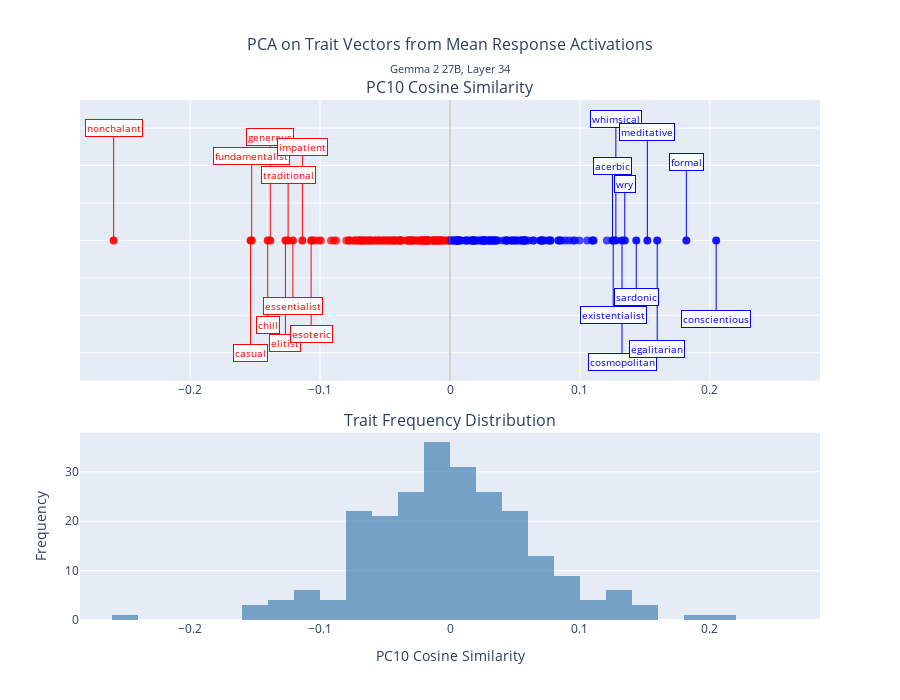

The notebook cell saved with this chart:
### Code cell
component = 10
fig = plot_pca_cosine_similarity(
        pca_transformed=pca_transformed,
        trait_labels=filtered_pos_neg_50_traits,
        pc_component=component,
        layer=layer,
        color_threshold=0.0  # Adjust this threshold as needed
    )
fig.show()
fig.write_html(f"./results/pca_240/pc{component+1}.html")

### Figure 1 — Plotly figure (JSON) as saved in the notebook; plotly's stock layout.template omitted (floating-point values rounded to 4 significant figures; data arrays with more than 128 entries replaced by an {"elided": "..."} marker saying what was removed)
{"data": [{"hovertemplate": "<b>%{text}</b><br>Cosine Similarity: %{x:.3f}<extra></extra>", "marker": {"color": {"elided": "219 str values"}, "opacity": 0.7, "size": 8}, "mode": "markers", "showlegend": false, "text": {"elided": "219 str values"}, "type": "scatter", "x": {"elided": "219 float values"}, "xaxis": "x", "y": {"elided": "219 int values"}, "yaxis": "y"}, {"hovertemplate": "<b>%{text}</b><br>Cosine Similarity: %{x:.3f}<extra></extra>", "marker": {"color": ["blue", "blue", "red", "blue", "red", "blue", "red", "red", "red", "blue", "blue", "red", "red", "red", "blue", "blue", "blue", "red", "red", "blue"], "opacity": 0.9, "size": 8}, "mode": "markers", "showlegend": false, "text": ["wry", "whimsical", "traditional", "sardonic", "nonchalant", "meditative", "impatient", "generous", "fundamentalist", "formal", "existentialist", "essentialist", "esoteric", "elitist", "egalitarian", "cosmopolitan", "conscientious", "chill", "casual", "acerbic"], "type": "scatter", "x": [0.1345, 0.1276, -0.1246, 0.1433, -0.2588, 0.1519, -0.1136, -0.1383, -0.1526, 0.1819, 0.1256, -0.1209, -0.1069, -0.1266, 0.1595, 0.1324, 0.2048, -0.1403, -0.1535, 0.1251], "xaxis": "x", "y": [1, 1, 1, 1, 1, 1, 1, 1, 1, 1, 1, 1, 1, 1, 1, 1, 1, 1, 1, 1], "yaxis": "y"}, {"hoverinfo": "skip", "line": {"color": "red", "width": 1}, "mode": "lines", "showlegend": false, "type": "scatter", "x": [-0.2588, -0.2588], "xaxis": "x", "y": [1, 1.6], "yaxis": "y"}, {"hoverinfo": "skip", "line": {"color": "red", "width": 1}, "mode": "lines", "showlegend": false, "type": "scatter", "x": [-0.1535, -0.1535], "xaxis": "x", "y": [1, 0.4], "yaxis": "y"}, {"hoverinfo": "skip", "line": {"color": "red", "width": 1}, "mode": "lines", "showlegend": false, "type": "scatter", "x": [-0.1526, -0.1526], "xaxis": "x", "y": [1, 1.45], "yaxis": "y"}, {"hoverinfo": "skip", "line": {"color": "red", "width": 1}, "mode": "lines", "showlegend": false, "type": "scatter", "x": [-0.1403, -0.1403], "xaxis": "x", "y": [1, 0.55], "yaxis": "y"}, {"hoverinfo": "skip", "line": {"color": "red", "width": 1}, "mode": "lines", "showlegend": false, "type": "scatter", "x": [-0.1383, -0.1383], "xaxis": "x", "y": [1, 1.55], "yaxis": "y"}, {"hoverinfo": "skip", "line": {"color": "red", "width": 1}, "mode": "lines", "showlegend": false, "type": "scatter", "x": [-0.1266, -0.1266], "xaxis": "x", "y": [1, 0.45], "yaxis": "y"}, {"hoverinfo": "skip", "line": {"color": "red", "width": 1}, "mode": "lines", "showlegend": false, "type": "scatter", "x": [-0.1246, -0.1246], "xaxis": "x", "y": [1, 1.35], "yaxis": "y"}, {"hoverinfo": "skip", "line": {"color": "red", "width": 1}, "mode": "lines", "showlegend": false, "type": "scatter", "x": [-0.1209, -0.1209], "xaxis": "x", "y": [1, 0.65], "yaxis": "y"}, {"hoverinfo": "skip", "line": {"color": "red", "width": 1}, "mode": "lines", "showlegend": false, "type": "scatter", "x": [-0.1136, -0.1136], "xaxis": "x", "y": [1, 1.5], "yaxis": "y"}, {"hoverinfo": "skip", "line": {"color": "red", "width": 1}, "mode": "lines", "showlegend": false, "type": "scatter", "x": [-0.1069, -0.1069], "xaxis": "x", "y": [1, 0.5], "yaxis": "y"}, {"hoverinfo": "skip", "line": {"color": "blue", "width": 1}, "mode": "lines", "showlegend": false, "type": "scatter", "x": [0.1251, 0.1251], "xaxis": "x", "y": [1, 1.4], "yaxis": "y"}, {"hoverinfo": "skip", "line": {"color": "blue", "width": 1}, "mode": "lines", "showlegend": false, "type": "scatter", "x": [0.1256, 0.1256], "xaxis": "x", "y": [1, 0.6], "yaxis": "y"}, {"hoverinfo": "skip", "line": {"color": "blue", "width": 1}, "mode": "lines", "showlegend": false, "type": "scatter", "x": [0.1276, 0.1276], "xaxis": "x", "y": [1, 1.65], "yaxis": "y"}, {"hoverinfo": "skip", "line": {"color": "blue", "width": 1}, "mode": "lines", "showlegend": false, "type": "scatter", "x": [0.1324, 0.1324], "xaxis": "x", "y": [1, 0.35], "yaxis": "y"}, {"hoverinfo": "skip", "line": {"color": "blue", "width": 1}, "mode": "lines", "showlegend": false, "type": "scatter", "x": [0.1345, 0.1345], "xaxis": "x", "y": [1, 1.3], "yaxis": "y"}, {"hoverinfo": "skip", "line": {"color": "blue", "width": 1}, "mode": "lines", "showlegend": false, "type": "scatter", "x": [0.1433, 0.1433], "xaxis": "x", "y": [1, 0.7], "yaxis": "y"}, {"hoverinfo": "skip", "line": {"color": "blue", "width": 1}, "mode": "lines", "showlegend": false, "type": "scatter", "x": [0.1519, 0.1519], "xaxis": "x", "y": [1, 1.58], "yaxis": "y"}, {"hoverinfo": "skip", "line": {"color": "blue", "width": 1}, "mode": "lines", "showlegend": false, "type": "scatter", "x": [0.1595, 0.1595], "xaxis": "x", "y": [1, 0.42], "yaxis": "y"}, {"hoverinfo": "skip", "line": {"color": "blue", "width": 1}, "mode": "lines", "showlegend": false, "type": "scatter", "x": [0.1819, 0.1819], "xaxis": "x", "y": [1, 1.42], "yaxis": "y"}, {"hoverinfo": "skip", "line": {"color": "blue", "width": 1}, "mode": "lines", "showlegend": false, "type": "scatter", "x": [0.2048, 0.2048], "xaxis": "x", "y": [1, 0.58], "yaxis": "y"}, {"marker": {"color": "steelblue"}, "nbinsx": 30, "opacity": 0.7, "showlegend": false, "type": "histogram", "x": {"elided": "239 float values"}, "xaxis": "x2", "yaxis": "y2"}], "layout": {"annotations": [{"font": {"size": 16}, "showarrow": false, "text": "PC10 Cosine Similarity", "x": 0.5, "xanchor": "center", "xref": "paper", "y": 1, "yanchor": "bottom", "yref": "paper"}, {"font": {"size": 16}, "showarrow": false, "text": "Trait Frequency Distribution", "x": 0.5, "xanchor": "center", "xref": "paper", "y": 0.36, "yanchor": "bottom", "yref": "paper"}, {"bgcolor": "rgba(255, 255, 255, 0.9)", "bordercolor": "red", "borderwidth": 1, "font": {"color": "red", "size": 10}, "showarrow": false, "text": "nonchalant", "x": -0.2588, "xref": "x", "y": 1.6, "yref": "y"}, {"bgcolor": "rgba(255, 255, 255, 0.9)", "bordercolor": "red", "borderwidth": 1, "font": {"color": "red", "size": 10}, "showarrow": false, "text": "casual", "x": -0.1535, "xref": "x", "y": 0.4, "yref": "y"}, {"bgcolor": "rgba(255, 255, 255, 0.9)", "bordercolor": "red", "borderwidth": 1, "font": {"color": "red", "size": 10}, "showarrow": false, "text": "fundamentalist", "x": -0.1526, "xref": "x", "y": 1.45, "yref": "y"}, {"bgcolor": "rgba(255, 255, 255, 0.9)", "bordercolor": "red", "borderwidth": 1, "font": {"color": "red", "size": 10}, "showarrow": false, "text": "chill", "x": -0.1403, "xref": "x", "y": 0.55, "yref": "y"}, {"bgcolor": "rgba(255, 255, 255, 0.9)", "bordercolor": "red", "borderwidth": 1, "font": {"color": "red", "size": 10}, "showarrow": false, "text": "generous", "x": -0.1383, "xref": "x", "y": 1.55, "yref": "y"}, {"bgcolor": "rgba(255, 255, 255, 0.9)", "bordercolor": "red", "borderwidth": 1, "font": {"color": "red", "size": 10}, "showarrow": false, "text": "elitist", "x": -0.1266, "xref": "x", "y": 0.45, "yref": "y"}, {"bgcolor": "rgba(255, 255, 255, 0.9)", "bordercolor": "red", "borderwidth": 1, "font": {"color": "red", "size": 10}, "showarrow": false, "text": "traditional", "x": -0.1246, "xref": "x", "y": 1.35, "yref": "y"}, {"bgcolor": "rgba(255, 255, 255, 0.9)", "bordercolor": "red", "borderwidth": 1, "font": {"color": "red", "size": 10}, "showarrow": false, "text": "essentialist", "x": -0.1209, "xref": "x", "y": 0.65, "yref": "y"}, {"bgcolor": "rgba(255, 255, 255, 0.9)", "bordercolor": "red", "borderwidth": 1, "font": {"color": "red", "size": 10}, "showarrow": false, "text": "impatient", "x": -0.1136, "xref": "x", "y": 1.5, "yref": "y"}, {"bgcolor": "rgba(255, 255, 255, 0.9)", "bordercolor": "red", "borderwidth": 1, "font": {"color": "red", "size": 10}, "showarrow": false, "text": "esoteric", "x": -0.1069, "xref": "x", "y": 0.5, "yref": "y"}, {"bgcolor": "rgba(255, 255, 255, 0.9)", "bordercolor": "blue", "borderwidth": 1, "font": {"color": "blue", "size": 10}, "showarrow": false, "text": "acerbic", "x": 0.1251, "xref": "x", "y": 1.4, "yref": "y"}, {"bgcolor": "rgba(255, 255, 255, 0.9)", "bordercolor": "blue", "borderwidth": 1, "font": {"color": "blue", "size": 10}, "showarrow": false, "text": "existentialist", "x": 0.1256, "xref": "x", "y": 0.6, "yref": "y"}, {"bgcolor": "rgba(255, 255, 255, 0.9)", "bordercolor": "blue", "borderwidth": 1, "font": {"color": "blue", "size": 10}, "showarrow": false, "text": "whimsical", "x": 0.1276, "xref": "x", "y": 1.65, "yref": "y"}, {"bgcolor": "rgba(255, 255, 255, 0.9)", "bordercolor": "blue", "borderwidth": 1, "font": {"color": "blue", "size": 10}, "showarrow": false, "text": "cosmopolitan", "x": 0.1324, "xref": "x", "y": 0.35, "yref": "y"}, {"bgcolor": "rgba(255, 255, 255, 0.9)", "bordercolor": "blue", "borderwidth": 1, "font": {"color": "blue", "size": 10}, "showarrow": false, "text": "wry", "x": 0.1345, "xref": "x", "y": 1.3, "yref": "y"}, {"bgcolor": "rgba(255, 255, 255, 0.9)", "bordercolor": "blue", "borderwidth": 1, "font": {"color": "blue", "size": 10}, "showarrow": false, "text": "sardonic", "x": 0.1433, "xref": "x", "y": 0.7, "yref": "y"}, {"bgcolor": "rgba(255, 255, 255, 0.9)", "bordercolor": "blue", "borderwidth": 1, "font": {"color": "blue", "size": 10}, "showarrow": false, "text": "meditative", "x": 0.1519, "xref": "x", "y": 1.58, "yref": "y"}, {"bgcolor": "rgba(255, 255, 255, 0.9)", "bordercolor": "blue", "borderwidth": 1, "font": {"color": "blue", "size": 10}, "showarrow": false, "text": "egalitarian", "x": 0.1595, "xref": "x", "y": 0.42, "yref": "y"}, {"bgcolor": "rgba(255, 255, 255, 0.9)", "bordercolor": "blue", "borderwidth": 1, "font": {"color": "blue", "size": 10}, "showarrow": false, "text": "formal", "x": 0.1819, "xref": "x", "y": 1.42, "yref": "y"}, {"bgcolor": "rgba(255, 255, 255, 0.9)", "bordercolor": "blue", "borderwidth": 1, "font": {"color": "blue", "size": 10}, "showarrow": false, "text": "conscientious", "x": 0.2048, "xref": "x", "y": 0.58, "yref": "y"}], "height": 700, "shapes": [{"line": {"color": "gray", "dash": "solid", "width": 1}, "opacity": 0.7, "type": "line", "x0": 0, "x1": 0, "xref": "x", "y0": 0, "y1": 1, "yref": "y domain"}], "showlegend": false, "title": {"font": {"size": 16}, "subtitle": {"text": "Gemma 2 27B, Layer 34"}, "text": "PCA on Trait Vectors from Mean Response Activations", "x": 0.5}, "xaxis": {"anchor": "y", "domain": [0, 1], "range": [-0.2847, 0.2847]}, "xaxis2": {"anchor": "y2", "domain": [0, 1], "range": [-0.2847, 0.2847], "title": {"text": "PC10 Cosine Similarity"}}, "yaxis": {"anchor": "x", "domain": [0.46, 1], "range": [0.25, 1.75], "showticklabels": false, "title": {"text": ""}}, "yaxis2": {"anchor": "x2", "domain": [0, 0.36], "title": {"text": "Frequency"}}}}
